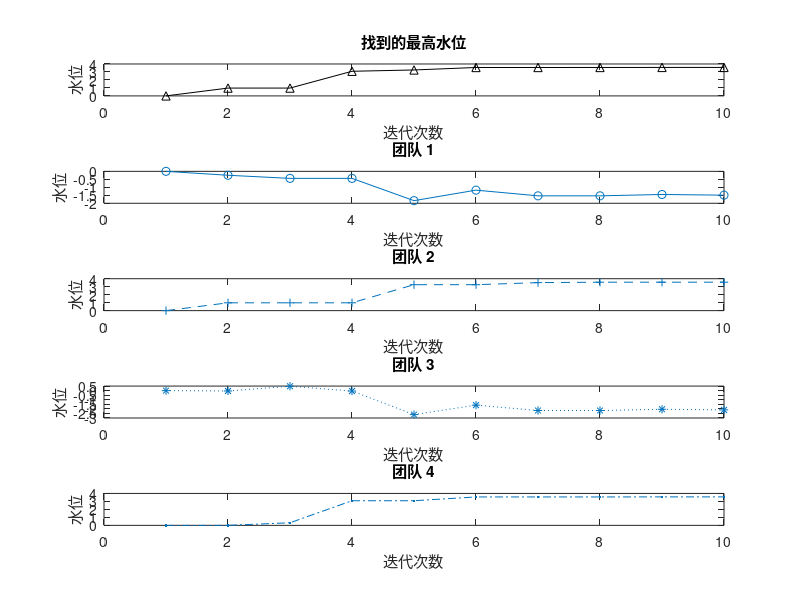
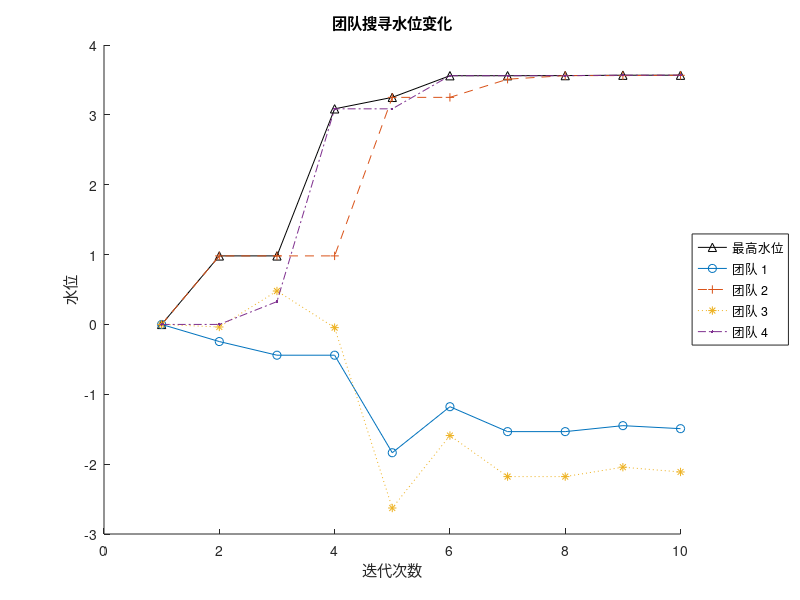

Write the MATLAB code that produced these figures, in order.
clc; clear all; close all;

% 初始化
num_iterations = 10;  % 迭代次数
num_teams = 4;  % 团队数
pset = zeros(num_iterations, num_teams, 2);  % 粒子集
pset(1, :, :) = [3 -3; 3 3; -3 3; -3 -3];  % 初始位置
water_level = zeros(num_iterations, num_teams);  % 水位

% 计算初始水位
for i = 1:num_teams
    water_level(1, i) = peaks(pset(1, i, 1), pset(1, i, 2));
end

% 初始个体最优和全局最优
pbest = squeeze(pset(1, :, :));
gbest_idx = find(water_level(1, :) == max(water_level(1, :)), 1);
gbest = pbest(gbest_idx, :);

% 迭代
for t = 2:num_iterations
    for n = 1:num_teams
        % 更新位置
        for v = 1:2
            pset(t, n, v) = pset(t-1, n, v) + 0.5 * ((pbest(n, v) - pset(t-1, n, v)) + (gbest(v) - pset(t-1, n, v)));
        end
        % 计算水位
        water_level(t, n) = peaks(pset(t, n, 1), pset(t, n, 2));
        % 更新个体最优
        if water_level(t, n) > max(water_level(1 : t-1, n))
            pbest(n, :) = squeeze(pset(t, n, :));
        end
    end
    % 更新全局最优
    [a, b] = find(water_level(1 : t, :) == max(max(water_level(1 : t, :))), 1);
    gbest = squeeze(pset(a, b, :));
end

% 线条和标记样式
line_styles = {'-', '--', ':', '-.'};
marker_styles = {'o', '+', '*', '.'};

% 绘图
figure; % 5个子图
subplot(num_teams+1, 1, 1);
plot(max(water_level, [], 2), 'k-^');
title('找到的最高水位');
xlabel('迭代次数');
ylabel('水位');
for i = 1:num_teams
    subplot(num_teams+1, 1, i+1);
    plot(water_level(:, i), line_styles{i}, 'Marker', marker_styles{i});
    title(['团队 ', num2str(i)]);
    xlabel('迭代次数');
    ylabel('水位');
end

figure; % 合成图
hold on;
plot(max(water_level, [], 2), 'k-^', 'DisplayName','最高水位');
for i = 1:num_teams
    plot(water_level(:, i), line_styles{i}, 'Marker', marker_styles{i}, 'DisplayName',['团队 ', num2str(i)]);
end
title('团队搜寻水位变化');
xlabel('迭代次数');
ylabel('水位');
legend('Location','eastoutside'); % 显示图例，并放到图形的外右边
hold off;
